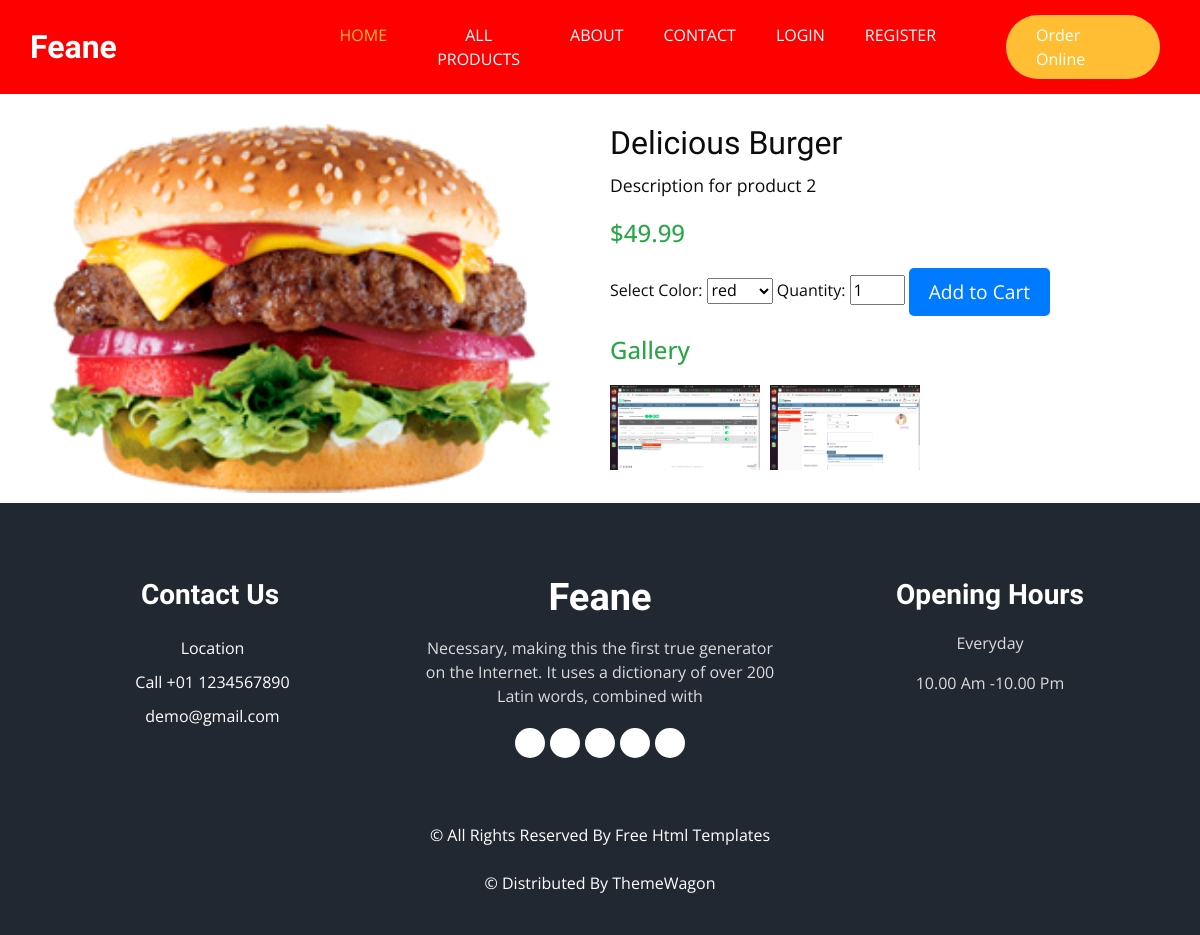
Screenshot of /product/2/ with the database file from the repository.
### ecomm_app/models.py (models this page shows, shortened)
class Product(models.Model):
    name = models.CharField(max_length=200)
    description = models.TextField()
    price = models.DecimalField(max_digits=10, decimal_places=2)
    image = models.ImageField(upload_to='product_images/', null=True, blank=True)
    category = models.ForeignKey(Category, related_name='products', on_delete=models.CASCADE, null=True, blank=True)
    stock = models.PositiveIntegerField(default=0)  # Field to store the available quantity in stock.
    colors = models.ManyToManyField('Color',blank=True, related_name='products')  # Many-to-many relationship with Color

class ProductImage(models.Model):
    product = models.ForeignKey(Product, related_name='gallery', on_delete=models.CASCADE)
    image = models.ImageField(upload_to='product_images/gallery/', null=True, blank=True)
    alt_text = models.CharField(max_length=255, blank=True, null=True)

### ecomm_app/views.py (the view, shortened to what this page needs)
# urls.py: path('product/<int:product_id>/', views.product_detail, name='product_detail'),
def product_detail(request, product_id):
    product = get_object_or_404(Product, pk=product_id)
    form = ProductColorSelectionForm()
    product_images = product.gallery.all()
    has_colors = product.colors.exists()
    main_image = product.image if product.image else None
    return render(request, 'ecomm/product_detail.html', {'product': product, 'product_images': product_images,'form': form,'has_colors': has_colors,'main_image': main_image})

### ecomm_app/forms.py
class ProductColorSelectionForm(forms.Form):
    color = forms.ModelChoiceField(queryset=Color.objects.all(), widget=forms.Select)

### ecomm_app/models.py (called while the page is built)
    def __str__(self):
        return self.name

### ecomm_app/templates/ecomm/product_detail.html (shortened to what this page needs)
{% extends "ecomm/base.html" %}
{% load static %}
{% block content %}
<div class="product-detail">
    <div class="product-detail-container">
        <div class="product-image">
            {% if main_image %}
            <img src="{{ main_image.url }}" alt="{{ product.name }}">
        {% endif %}
        </div>
        <div class="product-info">
            <h2>{{ product.name }}</h2>
            <p>{{ product.description }}</p>
            <h4>${{ product.price }}</h4>
            <form method="post" action="{% url 'add_to_cart' product.id %}">
                {% if has_colors %}
                    <label for="color">Select Color:</label>
                    <select name="color" id="color">
                        {% for color in product.colors.all %}
                            <option value="{{ color }}">{{ color }}</option>
                        {% endfor %}
                    </select>
                {% else %}
                    <p>No color options available for this product.</p>
                {% endif %}
                <label for="quantity">Quantity:</label>
                <input type="number" id="quantity" name="quantity" min="1" max="{{ product.stock }}" value="1">
                <button type="submit" class="btn btn-primary">Add to Cart</button>
            </form>
            {% if product_images %}
            <div class="product-gallery">
                <h4>Gallery</h4>
                <div class="gallery-images">
                    {% for image in product_images %}
                        <img src="{{ image.image.url }}" alt="{{ image.alt_text }}" class="gallery-image">
                    {% endfor %}
                </div>
            </div>
            {% endif %}
        </div>
    </div>
</div>
{% endblock %}

### ecomm_app/static/css/style.css (style rules this page uses)
body { font-family: "Open Sans", sans-serif; color: #0c0c0c; background-color: #ffffff; overflow-x: hidden; }
h1, h2 { font-family: 'Dancing Script', cursive; }
.btn, .btn:focus { outline: none !important; -webkit-box-shadow: none; box-shadow: none; }

### ecomm_app/templates/ecomm/product_detail.html (style rules this page uses)
.product-detail-container { display: flex; justify-content: space-between; align-items: flex-start; margin-top: 20px; }
.product-image { flex: 1; padding: 10px; text-align: center; }
.product-image img { width: 100%; max-width: 500px; height: auto; }
.product-info { flex: 1; padding: 10px; max-width: 600px; }
.product-info h2 { font-size: 2em; margin-bottom: 10px; }
.product-info p { font-size: 1.1em; margin-bottom: 20px; }
.product-info h4 { font-size: 1.5em; color: #28a745; margin-bottom: 20px; }
.product-info button { padding: 10px 20px; background-color: #007bff; color: white; border: none; cursor: pointer; font-size: 1.2em; border-radius: 5px; }
.product-gallery { margin-top: 20px; }
.gallery-images { display: flex; flex-wrap: wrap; gap: 10px; }
.gallery-image { max-width: 150px; height: auto; cursor: pointer; }
.product-detail-container { display: flex; justify-content: flex-start; align-items: flex-start; margin-top: 20px; }
.product-image { flex: 0 0 50%; padding: 10px; text-align: center; }
.product-info { flex: 0 0 50%; padding: 10px; max-width: 600px; }

### rows the page displays
Product: name "Delicious Burger", description "Description for product 2", price "49.99"
ProductImage: image (picture)
ProductImage: image (picture)

### other values shown
form field color "red"
